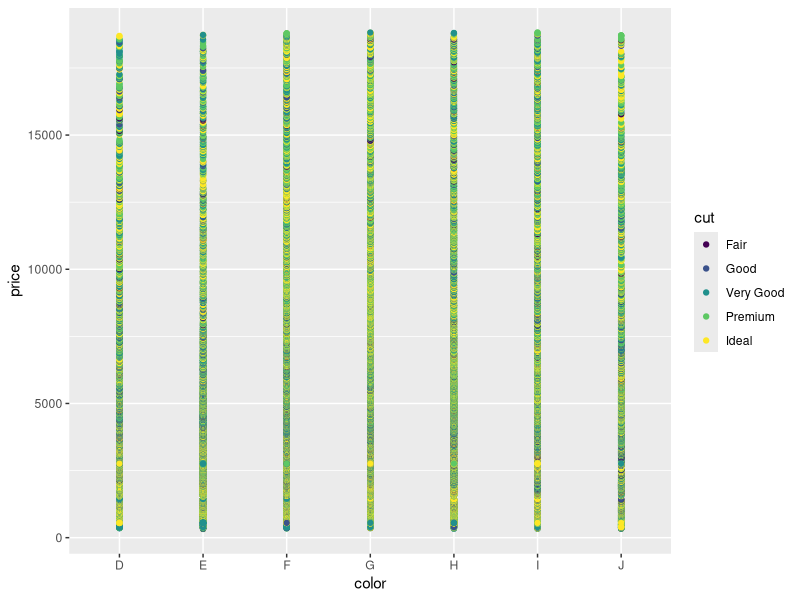
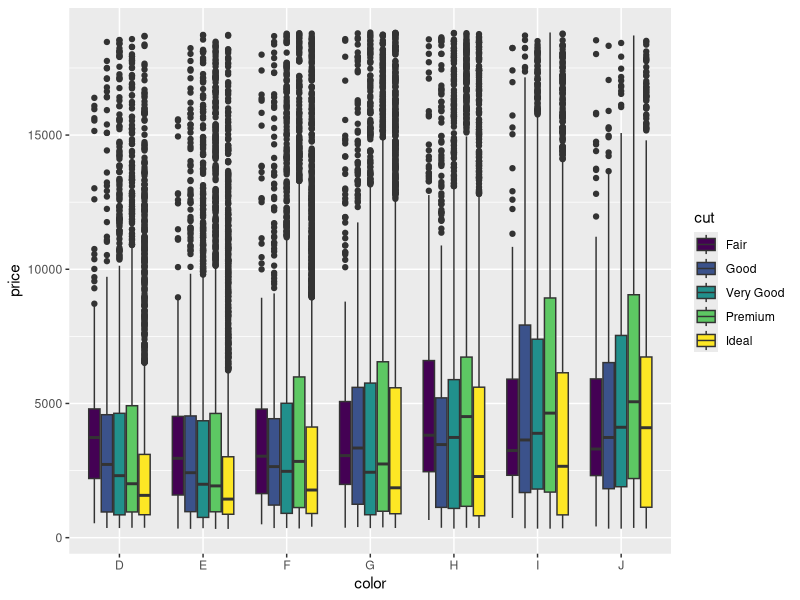
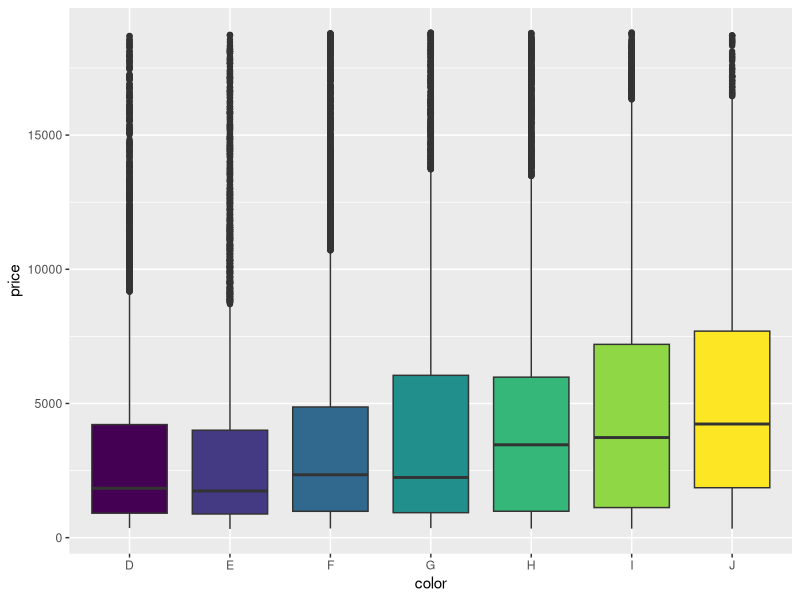
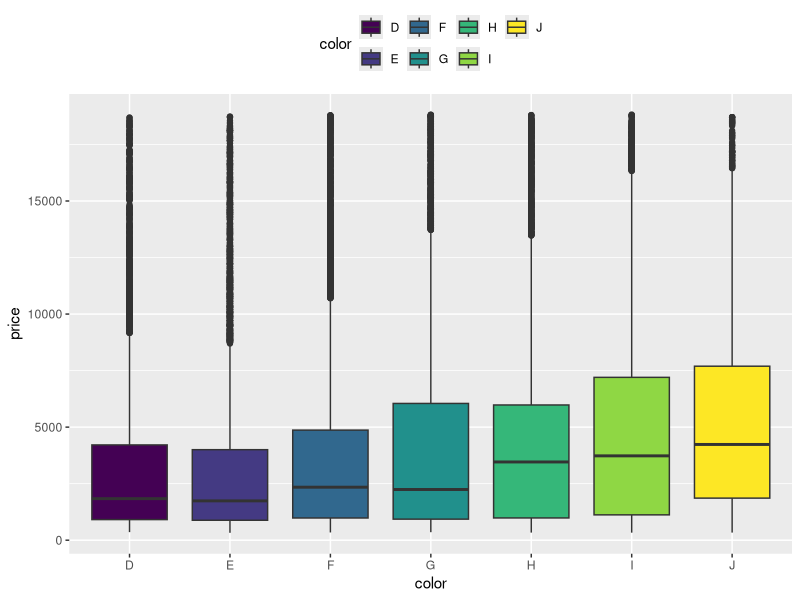
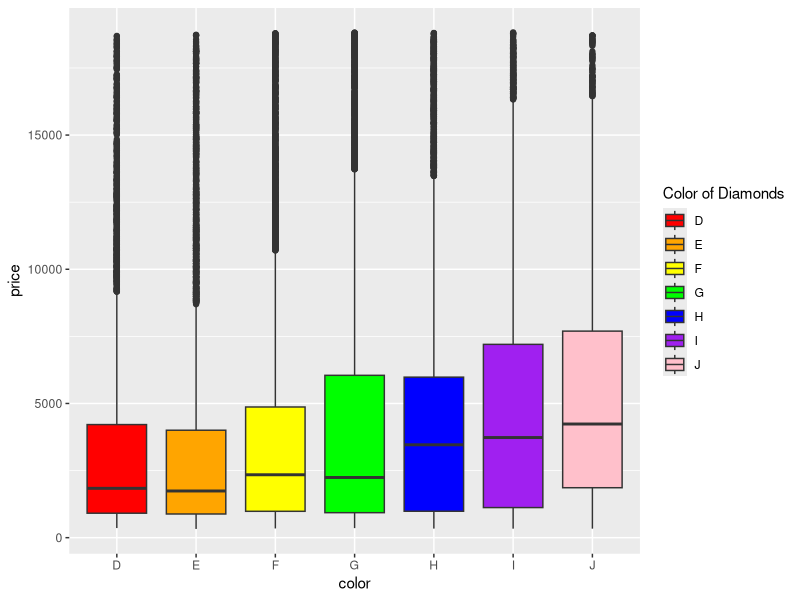
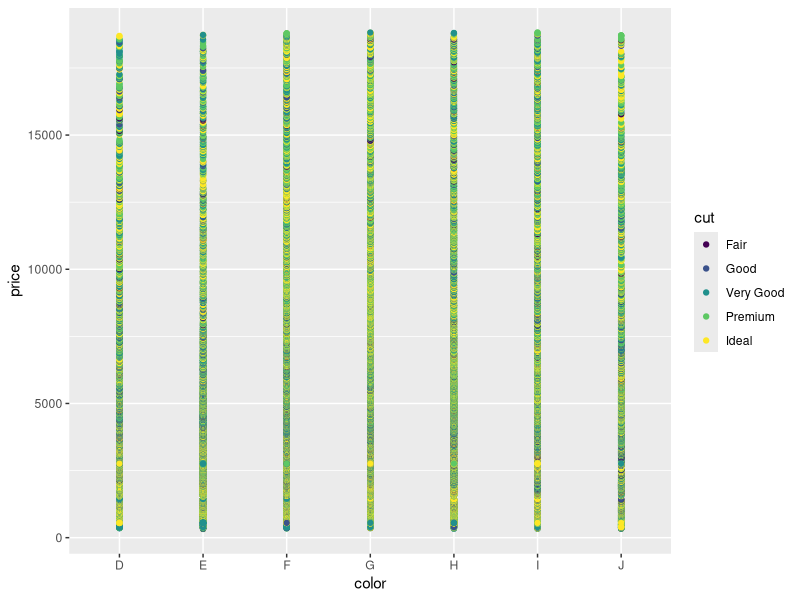

The R source for these figures, in order:
## ---- chunk 1
library(tidyverse)
ggplot(diamonds, aes(color, price, color= cut))+ geom_point()# not super helpful 
ggplot(diamonds, aes(color, price, fill=cut)) + geom_boxplot()
## ---- chunk 2
ggplot(diamonds, aes(color, price, fill=color))+geom_boxplot()+theme(legend.position = "none")

ggplot(diamonds, aes(color, price, fill=color)) + geom_boxplot()+theme(legend.position = "top")
## ---- chunk 3
ggplot(diamonds, aes(color, price, fill=color))+geom_boxplot()+scale_fill_manual(values= c("red", "orange", "yellow", "green", "blue", "purple", "pink"), name= "Color of Diamonds")
## ---- chunk 4

## ---- chunk 5

## ---- chunk 6

## ---- chunk 7

## ---- chunk 8

## ---- chunk 9

## ---- chunk 10
ggplot(diamonds, aes(color, price, color= cut))+ geom_point()


## ---- chunk 11

## ---- chunk 12

## ---- chunk 13

## ---- chunk 14

## ---- chunk 15

## ---- chunk 16
 
## ---- chunk 17
